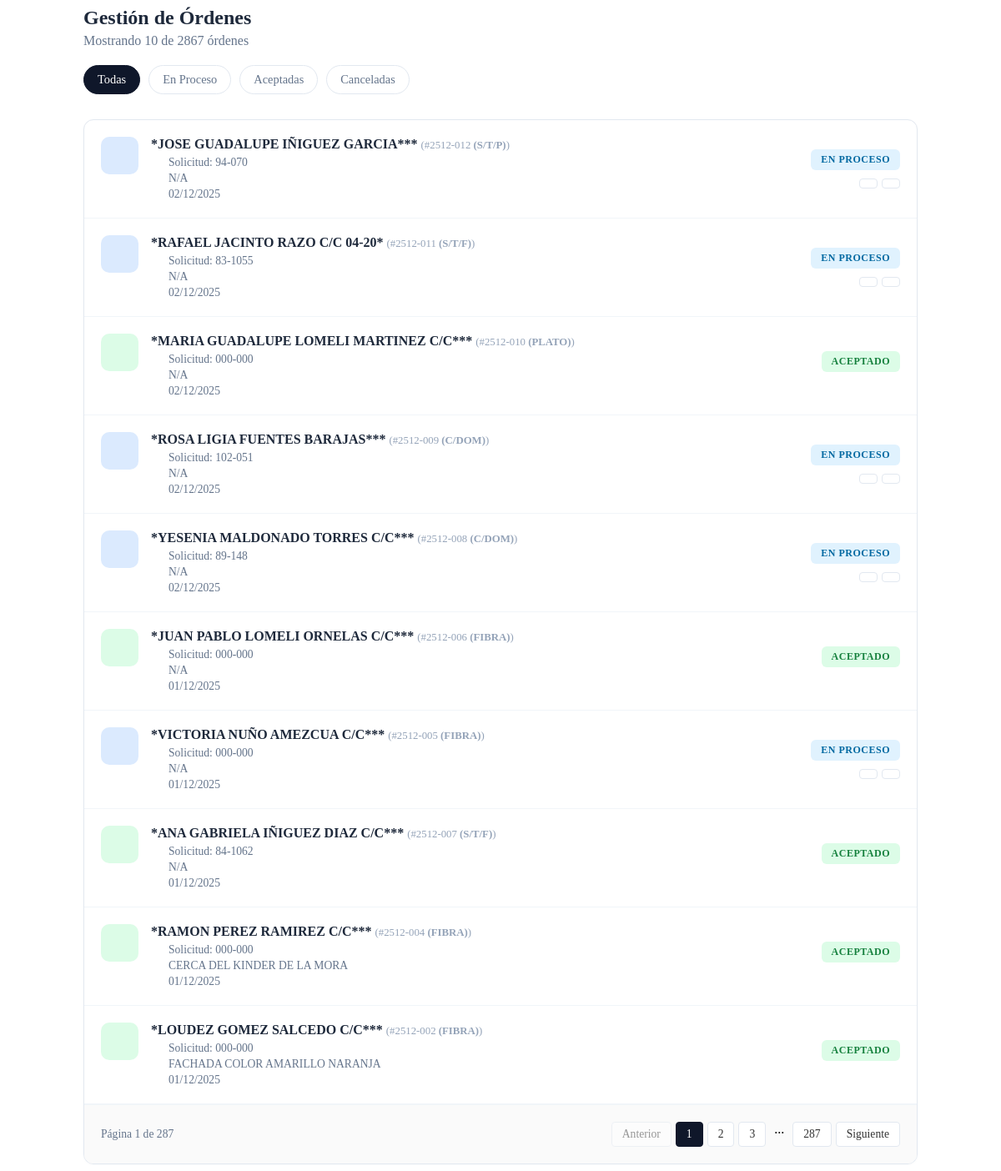
Before: /vistas/ordenes.php with the older database file.
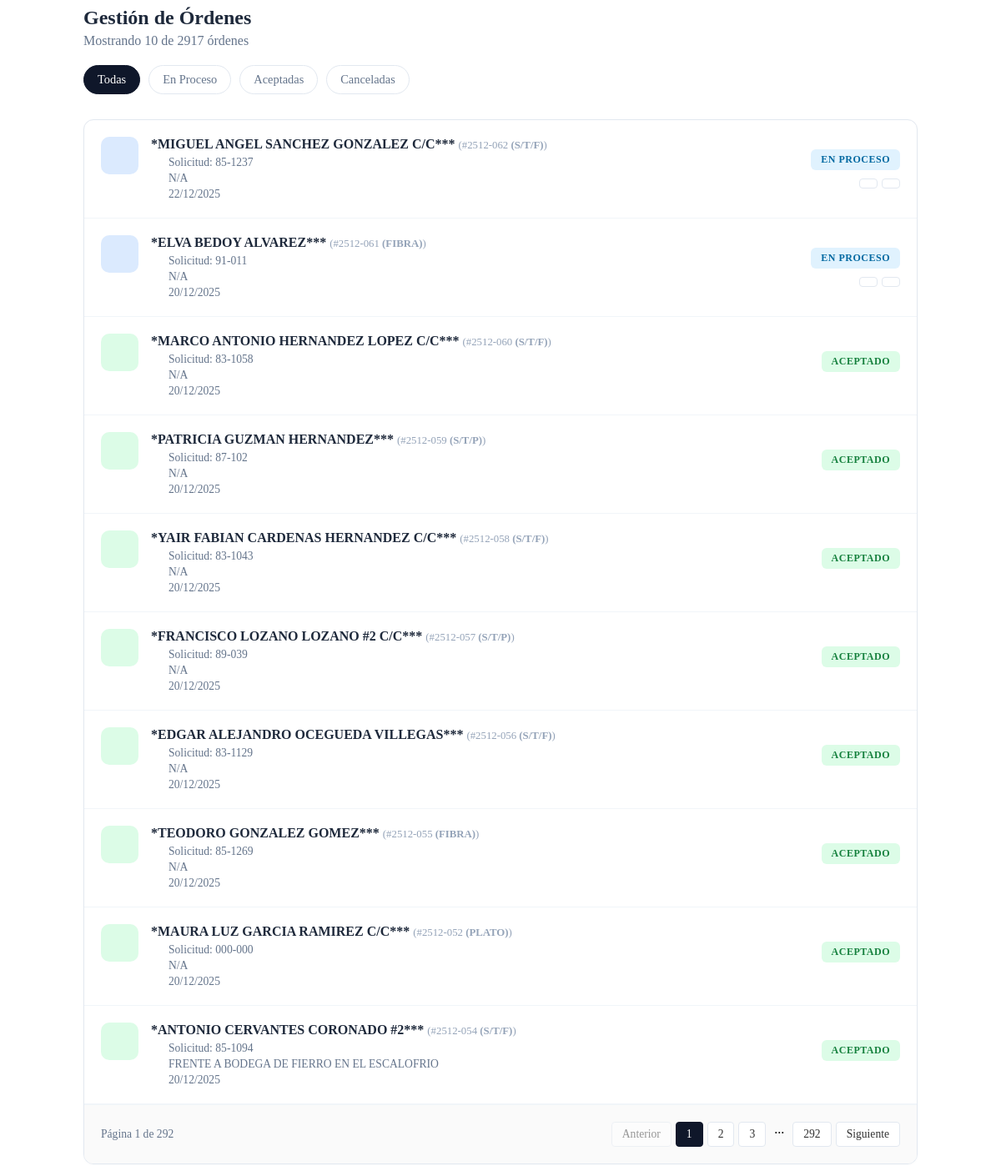
After: the same page with the newer database file.
### tables this page shows
CREATE TABLE `ordenes` (
  `id` int(11) NOT NULL,
  `numero_solicitud` varchar(20) NOT NULL,
  `numero_orden` varchar(25) NOT NULL,
  `fk_cliente` int(11) DEFAULT NULL,
  `fk_etiqueta` int(11) DEFAULT NULL,
  `costo_servicio` decimal(11,2) DEFAULT NULL,
  `anotaciones` text DEFAULT NULL,
  `referencia` text DEFAULT NULL,
  `fecha_aceptado` date DEFAULT NULL,
  `status` enum('En proceso','Aceptado','Cancelado') DEFAULT 'En proceso',
  `fecha_registro` date DEFAULT NULL
);

CREATE TABLE `clientes` (
  `id` int(11) NOT NULL,
  `numero` varchar(20) NOT NULL,
  `nombre` varchar(255) DEFAULT NULL,
  `usuario` varchar(50) DEFAULT NULL,
  `correo` varchar(100) DEFAULT NULL,
  `password` varchar(255) DEFAULT NULL,
  `direccion` text DEFAULT NULL,
  `telefono_1` varchar(50) DEFAULT NULL,
  `telefono_1_whatsapp` varchar(50) NOT NULL,
  `telefono_2` varchar(50) DEFAULT NULL,
  `telefono_2_whatsapp` varchar(50) NOT NULL,
  `link_mapa` text DEFAULT NULL,
  `nota` text DEFAULT NULL,
  `fecha_registro` date DEFAULT NULL
);

### vistas/ordenes.php (the view, shortened to what the changed rows need)
<?php
$filtro = isset($_GET['filtro']) ? $_GET['filtro'] : 'todos';
$condicion_sql = "";
$registros_por_pagina = 10;
$pagina_actual = isset($_GET['pag']) && is_numeric($_GET['pag']) ? (int)$_GET['pag'] : 1;
$inicio_query = ($pagina_actual - 1) * $registros_por_pagina;
$sql_count = "SELECT COUNT(*) as total FROM ordenes o $condicion_sql";
$res_count = $conn->query($sql_count);
$row_count = $res_count->fetch_assoc();
$total_registros = $row_count['total'];
$total_paginas = ceil($total_registros / $registros_por_pagina);
$sql_data = "SELECT o.*, c.nombre AS nombre_cliente, c.direccion AS direccion_cliente
             FROM ordenes o
             LEFT JOIN clientes c ON o.fk_cliente = c.id
             $condicion_sql
             ORDER BY o.id DESC
             LIMIT $inicio_query, $registros_por_pagina";
$result = $conn->query($sql_data);
?>
<div class="orders-wrapper view-shell">
    <div class="page-header">
        <h2>Gestión de Órdenes</h2>
        <p style="color: #64748B; margin-top: 5px;">
            Mostrando <?php echo $result->num_rows; ?> de <?php echo $total_registros; ?> órdenes
        </p>
    </div>
    <div class="card-box">
        <?php if ($result && $result->num_rows > 0): ?>
            <?php while($orden = $result->fetch_assoc()): ?>
                <?php
                    $icon_class = 'bg-res';
                    $estatus = isset($orden['status']) ? $orden['status'] : 'Nuevo';
                    $st_class = 'st-default';
                    if($estatus == 'En proceso') { $st_class = 'st-proceso'; }
                    if($estatus == 'Aceptado') { $st_class = 'st-aceptado'; $icon_class = 'bg-ok'; }
                    $nombre_cliente = isset($orden['nombre_cliente']) ? $orden['nombre_cliente'] : 'Cliente Desconocido';
                ?>
                <div class="order-item">
                    <div class="order-main">
                        <div class="plan-icon <?php echo $icon_class; ?>">
                        </div>
                        <div class="order-details">
                            <h4>
                                <?php echo htmlspecialchars($nombre_cliente); ?>
                                <span style="font-weight:normal; font-size:0.8rem; color:#94A3B8;">(#<?php echo $orden['numero_orden']; ?>)</span>
                            </h4>
                            <div class="order-meta">
                                <div class="meta-row">
                                    Solicitud: <?php echo htmlspecialchars($orden['numero_solicitud']); ?>
                                </div>
                                <div class="meta-row">
                                    <?php echo htmlspecialchars($orden['referencia'] ?? 'Sin referencia'); ?>
                                </div>
                                <div class="meta-row">
                                    <?php echo isset($orden['fecha_registro']) ? date('d/m/Y', strtotime($orden['fecha_registro'])) : '---'; ?>
                                </div>
                            </div>
                        </div>
                    </div>
                    <div class="order-actions">
                        <span class="status-badge <?php echo $st_class; ?>"><?php echo $estatus; ?></span>
                        <div class="action-group">
                            <?php if($estatus == 'En proceso'): ?>
                                <a href="?vista=ordenes&id=<?php echo $orden['id']; ?>&accion=Aceptado&filtro=<?php echo $filtro; ?>&pag=<?php echo $pagina_actual; ?>" class="btn-mini" style="color:green;" title="Aceptar">
                                </a>
                                <a href="?vista=ordenes&id=<?php echo $orden['id']; ?>&accion=Cancelado&filtro=<?php echo $filtro; ?>&pag=<?php echo $pagina_actual; ?>" class="btn-mini" style="color:red;" title="Cancelar">
                                </a>
                            <?php endif; ?>
                        </div>
                    </div>
                </div>
            <?php endwhile; ?>
        <?php endif; ?>
        <?php if ($total_paginas > 1): ?>
        <div class="pagination-container">
            <div class="page-info">
                Página <?php echo $pagina_actual; ?> de <?php echo $total_paginas; ?>
            </div>
            <div class="pagination-controls">
                <?php if ($pagina_actual > 1): ?>
                    <a href="dashboard.php?vista=ordenes&filtro=<?php echo $filtro; ?>&pag=<?php echo ($pagina_actual - 1); ?>" class="page-link">
                        <i class="fa-solid fa-chevron-left"></i> Anterior
                    </a>
                <?php else: ?>
                    <span class="page-link disabled"><i class="fa-solid fa-chevron-left"></i> Anterior</span>
                <?php endif; ?>
                <?php for($i = 1; $i <= $total_paginas; $i++): ?>
                    <?php if ($i == 1 || $i == $total_paginas || ($i >= $pagina_actual - 2 && $i <= $pagina_actual + 2)): ?>
                        <a href="dashboard.php?vista=ordenes&filtro=<?php echo $filtro; ?>&pag=<?php echo $i; ?>"
                           class="page-link <?php echo ($i == $pagina_actual) ? 'active' : ''; ?>">
                           <?php echo $i; ?>
                        </a>
                    <?php elseif ($i == $pagina_actual - 3 || $i == $pagina_actual + 3): ?>
                        <span style="padding: 0 5px;">...</span>
                    <?php endif; ?>
                <?php endfor; ?>
                <?php if ($pagina_actual < $total_paginas): ?>
                    <a href="dashboard.php?vista=ordenes&filtro=<?php echo $filtro; ?>&pag=<?php echo ($pagina_actual + 1); ?>" class="page-link">
                        Siguiente <i class="fa-solid fa-chevron-right"></i>
                    </a>
                <?php else: ?>
                    <span class="page-link disabled">Siguiente <i class="fa-solid fa-chevron-right"></i></span>
                <?php endif; ?>
            </div>
        </div>
        <?php endif; ?>
    </div>
</div>

Changed rows visible on the page:
no longer on this page (row edited): ordenes: fk_cliente.nombre "*JOSE GUADALUPE IÑIGUEZ GARCIA***", numero_orden "2512-012 (S/T/P)", numero_solicitud "94-070", referencia "N/A", fecha_registro "02/12/2025", status "EN PROCESO"
no longer on this page (row edited): ordenes: fk_cliente.nombre "*RAFAEL JACINTO RAZO C/C 04-20*", numero_orden "2512-011 (S/T/F)", numero_solicitud "83-1055", referencia "N/A", fecha_registro "02/12/2025", status "EN PROCESO"
no longer on this page (row edited): ordenes: fk_cliente.nombre "*MARIA GUADALUPE LOMELI MARTINEZ C/C***", numero_orden "2512-010 (PLATO)", numero_solicitud "000-000", referencia "N/A", fecha_registro "02/12/2025", status "ACEPTADO"
no longer on this page (row edited): ordenes: fk_cliente.nombre "*ROSA LIGIA FUENTES BARAJAS***", numero_orden "2512-009 (C/DOM)", numero_solicitud "102-051", referencia "N/A", fecha_registro "02/12/2025", status "EN PROCESO"
no longer on this page (row edited): ordenes: fk_cliente.nombre "*YESENIA MALDONADO TORRES C/C***", numero_orden "2512-008 (C/DOM)", numero_solicitud "89-148", referencia "N/A", fecha_registro "02/12/2025", status "EN PROCESO"
no longer on this page (row edited): ordenes: fk_cliente.nombre "*JUAN PABLO LOMELI ORNELAS C/C***", numero_orden "2512-006 (FIBRA)", numero_solicitud "000-000", referencia "N/A", fecha_registro "01/12/2025", status "ACEPTADO"
no longer on this page (row edited): ordenes: fk_cliente.nombre "*VICTORIA NUÑO AMEZCUA C/C***", numero_orden "2512-005 (FIBRA)", numero_solicitud "000-000", referencia "N/A", fecha_registro "01/12/2025", status "EN PROCESO"
no longer on this page (row edited): ordenes: fk_cliente.nombre "*ANA GABRIELA IÑIGUEZ DIAZ C/C***", numero_orden "2512-007 (S/T/F)", numero_solicitud "84-1062", referencia "N/A", fecha_registro "01/12/2025", status "ACEPTADO"
no longer on this page (row edited): ordenes: fk_cliente.nombre "*RAMON PEREZ RAMIREZ C/C***", numero_orden "2512-004 (FIBRA)", numero_solicitud "000-000", referencia "CERCA DEL KINDER DE LA MORA", fecha_registro "01/12/2025", status "ACEPTADO"
no longer on this page (row edited): ordenes: fk_cliente.nombre "*LOUDEZ GOMEZ SALCEDO C/C***", numero_orden "2512-002 (FIBRA)", numero_solicitud "000-000", referencia "FACHADA COLOR AMARILLO NARANJA", fecha_registro "01/12/2025", status "ACEPTADO"
added ordenes: fk_cliente.nombre "*MIGUEL ANGEL SANCHEZ GONZALEZ C/C***", numero_orden "2512-062 (S/T/F)", numero_solicitud "85-1237", referencia "N/A", fecha_registro "22/12/2025", status "EN PROCESO"
added ordenes: fk_cliente.nombre "*ELVA BEDOY ALVAREZ***", numero_orden "2512-061 (FIBRA)", numero_solicitud "91-011", referencia "N/A", fecha_registro "20/12/2025", status "EN PROCESO"
added ordenes: fk_cliente.nombre "*MARCO ANTONIO HERNANDEZ LOPEZ C/C***", numero_orden "2512-060 (S/T/F)", numero_solicitud "83-1058", referencia "N/A", fecha_registro "20/12/2025", status "ACEPTADO"
added ordenes: fk_cliente.nombre "*PATRICIA GUZMAN HERNANDEZ***", numero_orden "2512-059 (S/T/P)", numero_solicitud "87-102", referencia "N/A", fecha_registro "20/12/2025", status "ACEPTADO"
added ordenes: fk_cliente.nombre "*YAIR FABIAN CARDENAS HERNANDEZ C/C***", numero_orden "2512-058 (S/T/F)", numero_solicitud "83-1043", referencia "N/A", fecha_registro "20/12/2025", status "ACEPTADO"
added ordenes: fk_cliente.nombre "*FRANCISCO LOZANO LOZANO #2 C/C***", numero_orden "2512-057 (S/T/P)", numero_solicitud "89-039", referencia "N/A", fecha_registro "20/12/2025", status "ACEPTADO"
added ordenes: fk_cliente.nombre "*EDGAR ALEJANDRO OCEGUEDA VILLEGAS***", numero_orden "2512-056 (S/T/F)", numero_solicitud "83-1129", referencia "N/A", fecha_registro "20/12/2025", status "ACEPTADO"
added ordenes: fk_cliente.nombre "*TEODORO GONZALEZ GOMEZ***", numero_orden "2512-055 (FIBRA)", numero_solicitud "85-1269", referencia "N/A", fecha_registro "20/12/2025", status "ACEPTADO"
added ordenes: fk_cliente.nombre "*MAURA LUZ GARCIA RAMIREZ C/C***", numero_orden "2512-052 (PLATO)", numero_solicitud "000-000", referencia "N/A", fecha_registro "20/12/2025", status "ACEPTADO"
added ordenes: fk_cliente.nombre "*ANTONIO CERVANTES CORONADO #2***", numero_orden "2512-054 (S/T/F)", numero_solicitud "85-1094", referencia "FRENTE A BODEGA DE FIERRO EN EL ESCALOFRIO", fecha_registro "20/12/2025", status "ACEPTADO"
Other visible differences:
$total_registros: "2867" → "2917"
$total_paginas: "287" → "292"
